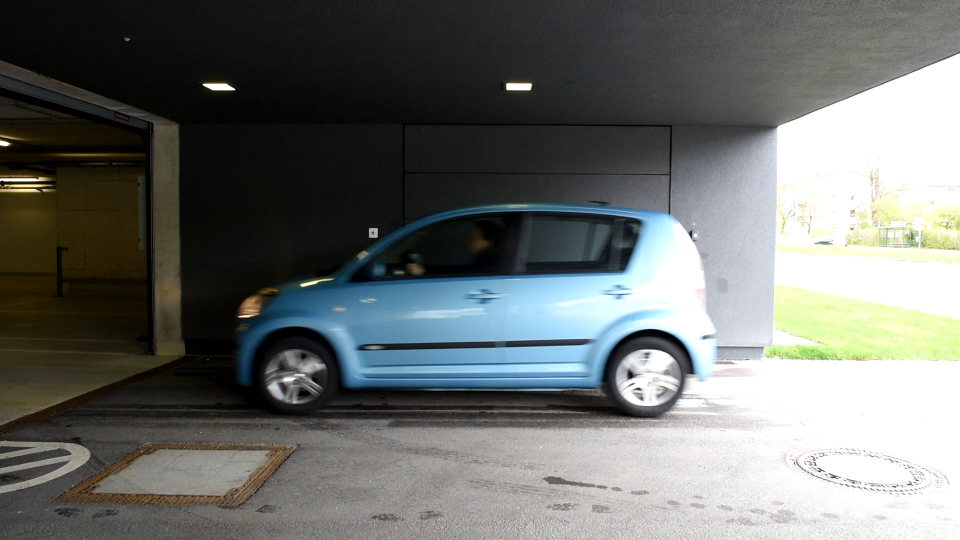
#> input picture datasets/images/test.jpg, 1920 x 1080 px (shown at 1/2 size)
$ jupyter execute processing_canny_Bleickert.ipynb
#> lines starting #> are read from the running program, lines starting #| are printed output that depends on the picture
[cell 1]
import matplotlib.pyplot as plt
import numpy as np
import cv2
img = cv2.imread('../datasets/images/test.jpg', cv2.COLOR_BGR2GRAY)
#> img is the input picture: shape (1080, 1920, 3); mean B, G, R 108.2, 111.1, 107.6

[cell 2]
#canny edge detector

imgc = cv2.Canny(img, 60, 250)
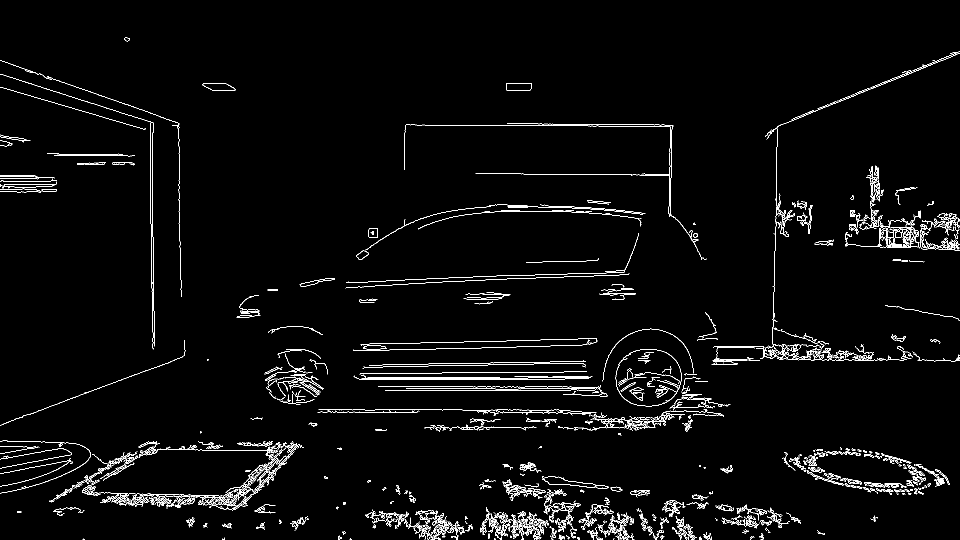
#> imgc: shape (1080, 1920) (shown at 1/2 size); 2.7% white in thin lines or dots
plt.imshow(imgc, cmap = 'gray')

[cell 3]
#canny edge detector trackbars

def nothing(x):
    pass
cv2.namedWindow("canny")
cv2.createTrackbar("t_high", "canny", 250, 2000, nothing)
cv2.createTrackbar("t_low", "canny", 60, 2000, nothing)
imgt=img.copy()
k=0
while(k!=27):
    cv2.imshow('canny',imgt)
    k = cv2.waitKey(1) & 0xFF
#> (key Esc is pressed here)
    th = cv2.getTrackbarPos('t_high','canny')
    tl = cv2.getTrackbarPos('t_low','canny')
    imgt=cv2.Canny(img, tl, th)

[cell 4]
#canny edge detector with subtraction

imgc2 = cv2.Canny(img, 200, 200)
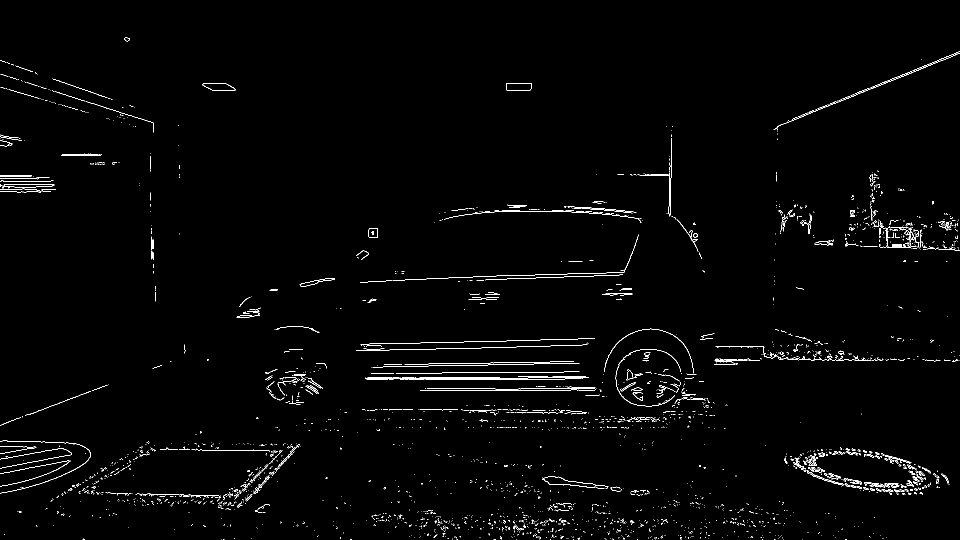
#> imgc2: shape (1080, 1920) (shown at 1/2 size); 1.4% white in thin lines or dots
none = cv2.imread('../datasets/images/none.jpg', cv2.COLOR_BGR2GRAY)
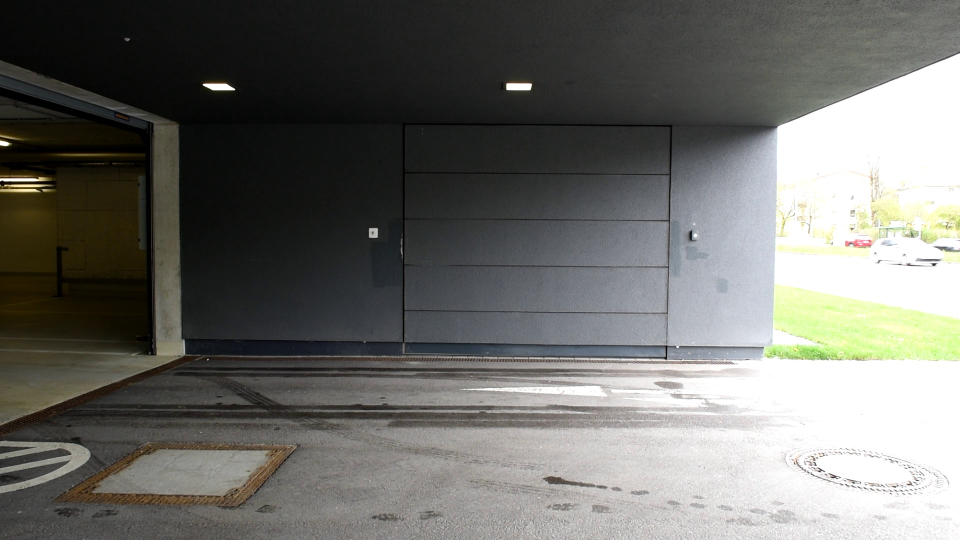
#> input picture datasets/images/none.jpg, 1920 x 1080 px (shown at 1/2 size)
#> none is the input picture: shape (1080, 1920, 3); mean B, G, R 105.5, 109.9, 109.9
nonec = cv2.Canny(none, 10, 10)
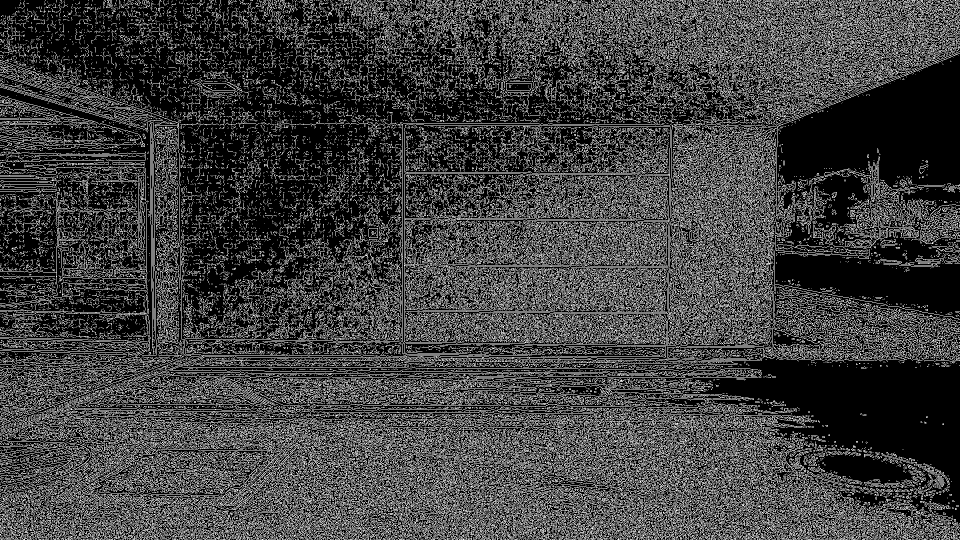
#> nonec: shape (1080, 1920) (shown at 1/2 size); 25% white in thin lines or dots

imgcs = (imgc2-nonec)
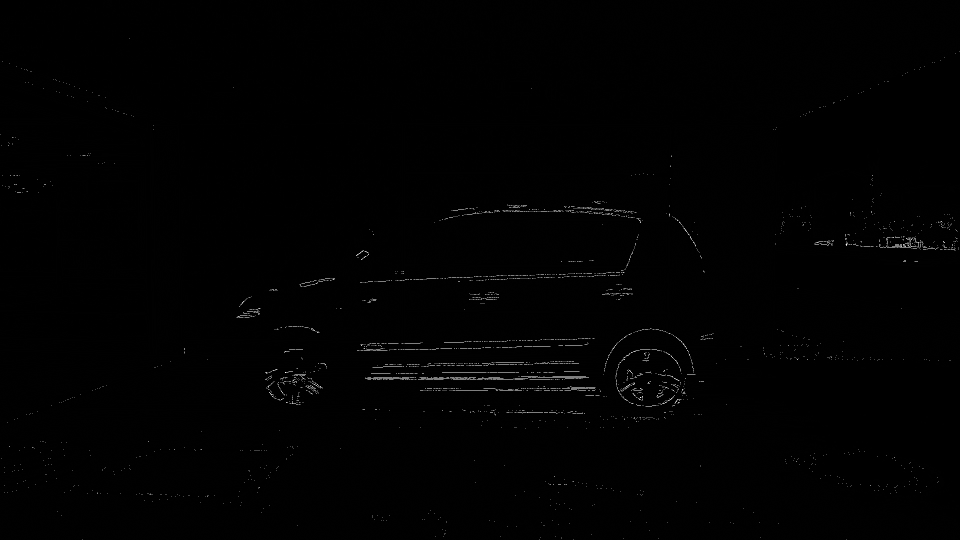
#> imgcs: shape (1080, 1920) (shown at 1/2 size); min 0, max 255, mean 1.3

plt.imshow(imgcs, cmap = 'gray')

[cell 5]
#canny edge detector with subtraction and dilation

kernel = np.ones((2,1),np.uint8)
imgcsd = cv2.dilate(imgcs,kernel,iterations = 1)
plt.imshow(imgcsd, cmap = 'gray')

[cell 6]
#canny edge detector with subtraction and morphology

kernel = np.ones((1,2),np.uint8)
imgcsm = cv2.morphologyEx(imgcs, cv2.MORPH_OPEN, kernel)
plt.imshow(imgcsm, cmap = 'gray')

#imgd2 = cv2.bitwise_not(imgcs)
cv2.imwrite('result.jpg', imgcsm)
#> Out = True
